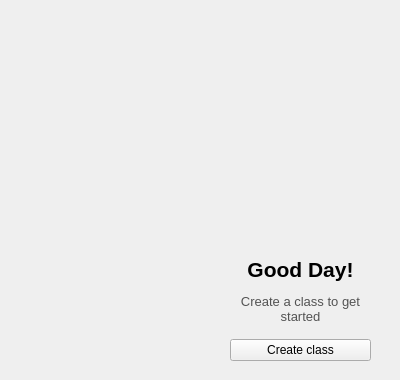
         <widget class="QWidget" name="noClass_page">
          <widget class="QWidget" name="verticalLayoutWidget_2">
           <property name="geometry">
            <rect>
             <x>210</x>
             <y>90</y>
             <width>181</width>
             <height>281</height>
            </rect>
           </property>
           <layout class="QVBoxLayout" name="noClass_vLayout">
            <property name="spacing">
             <number>10</number>
            </property>
            <property name="leftMargin">
             <number>10</number>
            </property>
            <property name="topMargin">
             <number>10</number>
            </property>
            <property name="rightMargin">
             <number>10</number>
            </property>
            <property name="bottomMargin">
             <number>10</number>
            </property>
            <item>
             <widget class="QLabel" name="noClass_icon">
              <property name="maximumSize">
               <size>
                <width>160</width>
                <height>160</height>
               </size>
              </property>
              <property name="text">
               <string/>
              </property>
              <property name="pixmap">
               <pixmap>../drawables/icons8-bmo-240.png</pixmap>
              </property>
              <property name="scaledContents">
               <bool>true</bool>
              </property>
              <property name="alignment">
               <set>Qt::AlignCenter</set>
              </property>
             </widget>
            </item>
            <item>
             <layout class="QVBoxLayout" name="verticalLayout_7">
              <property name="spacing">
               <number>0</number>
              </property>
              <item>
               <widget class="QLabel" name="label_4">
                <property name="maximumSize">
                 <size>
                  <width>16777215</width>
                  <height>40</height>
                 </size>
                </property>
                <property name="font">
                 <font>
                  <pointsize>16</pointsize>
                  <bold>true</bold>
                 </font>
                </property>
                <property name="text">
                 <string>Good Day!</string>
                </property>
                <property name="alignment">
                 <set>Qt::AlignCenter</set>
                </property>
                <property name="wordWrap">
                 <bool>true</bool>
                </property>
               </widget>
              </item>
              <item>
               <widget class="QLabel" name="label_8">
                <property name="maximumSize">
                 <size>
                  <width>16777215</width>
                  <height>40</height>
                 </size>
                </property>
                <property name="font">
                 <font>
                  <pointsize>10</pointsize>
                  <bold>false</bold>
                 </font>
                </property>
                <property name="styleSheet">
                 <string notr="true">color: rgb(83, 83, 83);</string>
                </property>
                <property name="text">
                 <string>Create a class to get started</string>
                </property>
                <property name="alignment">
                 <set>Qt::AlignCenter</set>
                </property>
                <property name="wordWrap">
                 <bool>true</bool>
                </property>
               </widget>
              </item>
             </layout>
            </item>
            <item>
             <layout class="QHBoxLayout" name="horizontalLayout_6">
              <property name="leftMargin">
               <number>10</number>
              </property>
              <property name="rightMargin">
               <number>10</number>
              </property>
              <item>
               <widget class="QPushButton" name="create_class_button">
                <property name="toolTip">
                 <string>Create an empty class to work</string>
                </property>
                <property name="text">
                 <string>Create class</string>
                </property>
                <property name="icon">
                 <iconset>
                  <normaloff>../icons/icons8-add-96.png</normaloff>../icons/icons8-add-96.png</iconset>
                </property>
                <property name="iconSize">
                 <size>
                  <width>16</width>
                  <height>16</height>
                 </size>
                </property>
               </widget>
              </item>
             </layout>
            </item>
           </layout>
          </widget>
         </widget>
